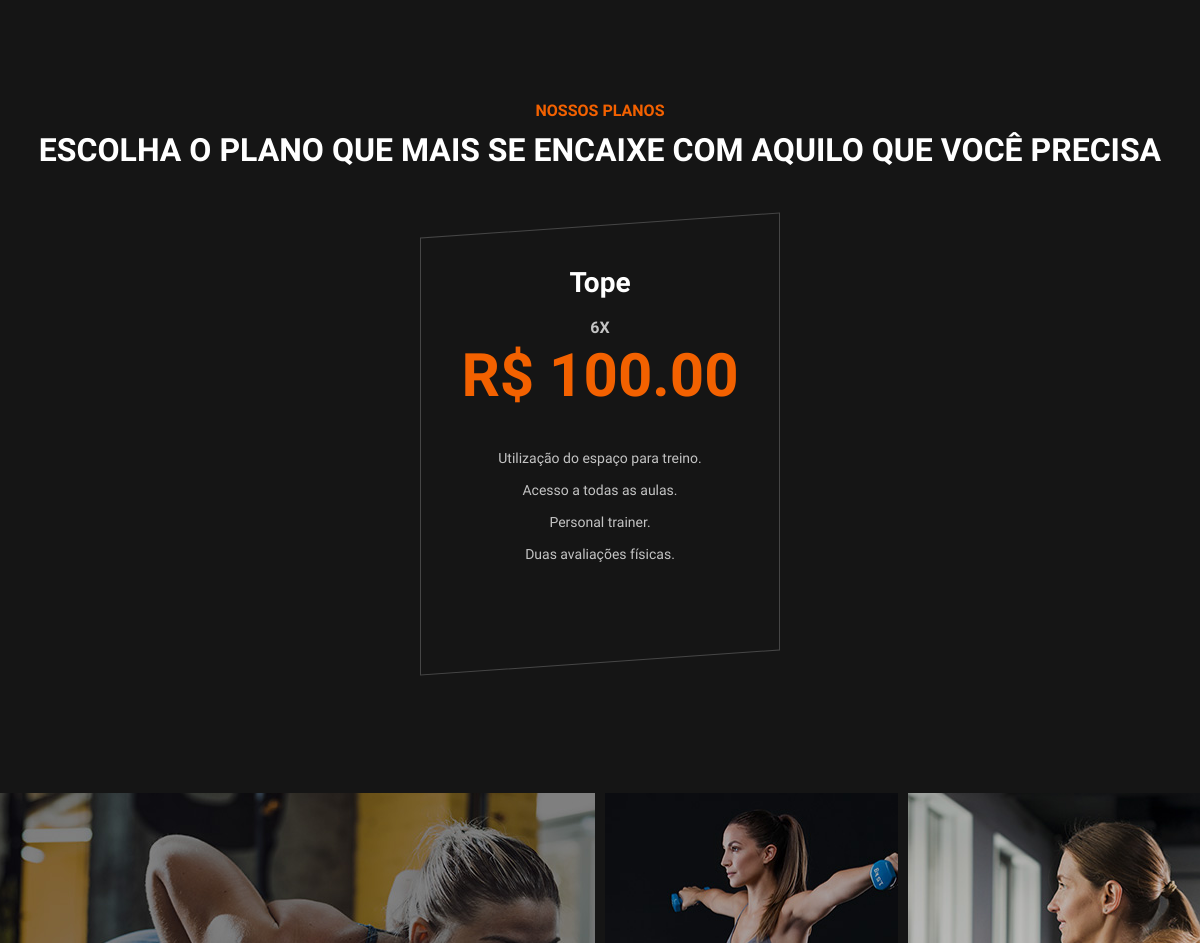
The app's page /Visualizacao/index.php (middle part), older data.
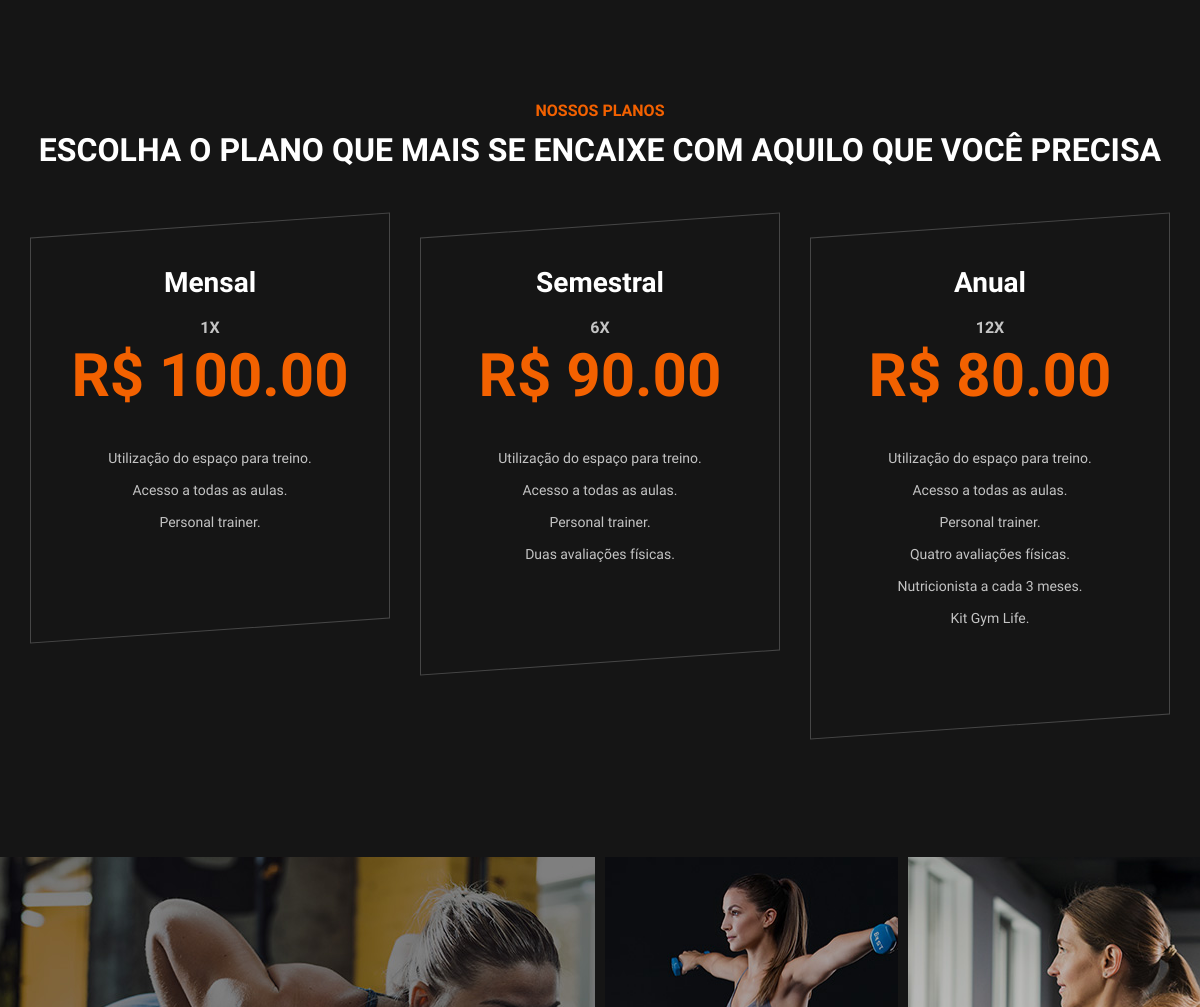
The same page, newer data.
### tables this page shows
CREATE TABLE IF NOT EXISTS `plano` (
  `idPlano` INT(2) NOT NULL AUTO_INCREMENT,
  `Nome` VARCHAR(45) NOT NULL,
  `numMeses` INT(2) NOT NULL,
  `Valor` DECIMAL(5,2) NOT NULL,
  PRIMARY KEY (`idPlano`));

### Controle/PlanoDAO.php (the view, shortened to what this page needs)
<?php
	class PlanoDAO{
		public function imprimePlanos($conexao){
			$sql = 'SELECT * FROM Plano ORDER BY numMeses';
			$tabela = mysqli_query($conexao,$sql) or die(mysqli_error($conexao));
			while($linha = mysqli_fetch_row($tabela)){
				echo '<div class="col-lg-4 col-md-8">
							<div class="ps-item">
							<h3>'.htmlentities($linha[1]).'</h3>
							<div class="pi-price">
								<span>'.htmlentities($linha[2]).'x</span>
								<h2>R$ '.htmlentities($linha[3]).'</h2>
							</div>';
					if($linha[2] >= 1 and $linha[2] <= 5){
						echo '<ul>
								<li>Utilização do espaço para treino.</li>
								<li>Acesso a todas as aulas.</li>
								<li>Personal trainer.</li>
							</ul>
						</div>
						</div>';
					}else if($linha[2] >= 6 and $linha[2] <= 10){
						echo '<ul>
								<li>Utilização do espaço para treino.</li>
								<li>Acesso a todas as aulas.</li>
								<li>Personal trainer.</li>
								<li>Duas avaliações físicas.</li>
							</ul>
							</div>
                        </div>';
					}else if($linha[2] >= 11){
							echo '<ul>
									<li>Utilização do espaço para treino.</li>
									<li>Acesso a todas as aulas.</li>
									<li>Personal trainer.</li>
									<li>Quatro avaliações físicas.</li>
									<li>Nutricionista a cada 3 meses.</li>
									<li>Kit Gym Life.</li>
								</ul>
							</div>
						</div>';
					}
			}
		}
	}
?>

### Visualizacao/index.php (shortened to what this page needs)
<!DOCTYPE html>
<html lang="zxx">
<head>
	<?php
        include_once('../Controle/PessoaDAO.php');
        include_once('../Controle/PlanoDAO.php');
		$conexao = new ConexaoBD();
		$conexao = $conexao->abreConexao();
        $planoDAO = new PlanoDAO();
    ?>
    <link rel="stylesheet" href="../css/bootstrap.min.css" type="text/css">
    <link rel="stylesheet" href="../css/font-awesome.min.css" type="text/css">
    <link rel="stylesheet" href="../css/flaticon.css" type="text/css">
    <link rel="stylesheet" href="../css/owl.carousel.min.css" type="text/css">
    <link rel="stylesheet" href="../css/barfiller.css" type="text/css">
    <link rel="stylesheet" href="../css/magnific-popup.css" type="text/css">
    <link rel="stylesheet" href="../css/slicknav.min.css" type="text/css">
    <link rel="stylesheet" href="../css/style.css" type="text/css">
</head>
<body>
    <section class="pricing-section spad">
        <div class="container">
            <div class="row">
                <div class="col-lg-12">
                    <div class="section-title">
                        <span>Nossos planos</span>
                        <h2>Escolha o plano que mais se encaixe com aquilo que você precisa</h2>
                    </div>
                </div>
            </div>
            <div class="row justify-content-center">
					<?php
						$planoDAO->imprimePlanos($conexao);
					?>
            </div>
        </div>
    </section>
    <div class="gallery-section">
        <div class="gallery">
            <div class="gs-item grid-wide set-bg" data-setbg="../img/gallery/gallery-1.jpg">
            </div>
            <div class="gs-item set-bg" data-setbg="../img/gallery/gallery-2.jpg">
            </div>
            <div class="gs-item set-bg" data-setbg="../img/gallery/gallery-3.jpg">
            </div>
        </div>
    </div>
</body>
</html>

### css/barfiller.css (style rules this page uses)
body { font-family: Arial; }

### css/style.css (style rules this page uses)
html, body { height: 100%; font-family: "Muli", sans-serif; -webkit-font-smoothing: antialiased; font-smoothing: antialiased; }
h1, h2, h3, h4, h5, h6 { margin: 0; color: #111111; font-weight: 400; font-family: "Oswald", sans-serif; }
h2 { font-size: 36px; }
h3 { font-size: 30px; }
ul, ol { padding: 0; margin: 0; }
.section-title { margin-bottom: 45px; text-align: center; }
.section-title span { font-size: 16px; color: #f36100; text-transform: uppercase; font-weight: 700; }
.section-title h2 { color: #ffffff; font-size: 32px; font-weight: 600; text-transform: uppercase; margin-top: 8px; }
.set-bg { background-repeat: no-repeat; background-size: cover; background-position: top center; }
.spad { padding-top: 100px; padding-bottom: 100px; }
.pricing-section { background: #151515; }
.pricing-section .section-title { margin-bottom: 56px; }
.ps-item { text-align: center; padding: 40px 30px 52px; border: 1px solid #464646; -webkit-transform: skewY(-4deg); -ms-transform: skewY(-4deg); transform: skewY(-4deg); -webkit-transition: all 0.5s; -o-transition: all 0.5s; transition: all 0.5s; margin-bottom: 30px; position: relative; }
.ps-item h3 { font-size: 28px; color: #ffffff; font-weight: 600; margin-bottom: 16px; -webkit-transform: skewY(4deg); -ms-transform: skewY(4deg); transform: skewY(4deg); }
.ps-item .pi-price { margin-bottom: 30px; -webkit-transform: skewY(4deg); -ms-transform: skewY(4deg); transform: skewY(4deg); }
.ps-item .pi-price h2 { font-size: 60px; color: #f36100; font-weight: 600; }
.ps-item .pi-price span { color: #c4c4c4; font-size: 16px; font-weight: 700; text-transform: uppercase; }
.ps-item ul { margin-bottom: 40px; -webkit-transform: skewY(4deg); -ms-transform: skewY(4deg); transform: skewY(4deg); }
.ps-item ul li { font-size: 14px; color: #c4c4c4; line-height: 32px; list-style: none; }
.gallery-section { background: #151515; overflow: hidden; }
.gallery { margin-right: -10px; }
.gallery .gs-item { height: 472px; width: calc(25% - 10px); float: left; margin-right: 10px; margin-bottom: 10px; }
.gallery .gs-item.grid-wide { width: calc(50% - 10px); }
@media only screen and (min-width: 1200px) { .container { max-width: 1170px; } }

Row changes from the older to the newer data that the page shows:
changed plano: Nome "Tope" → "Mensal"; numMeses "6" → "1"; no longer shows "Duas avaliações físicas."
added plano: Nome "Semestral", numMeses "6", Valor "90.00", shows "Utilização do espaço para treino."
added plano: Nome "Anual", numMeses "12", Valor "80.00", shows "Utilização do espaço para treino."
